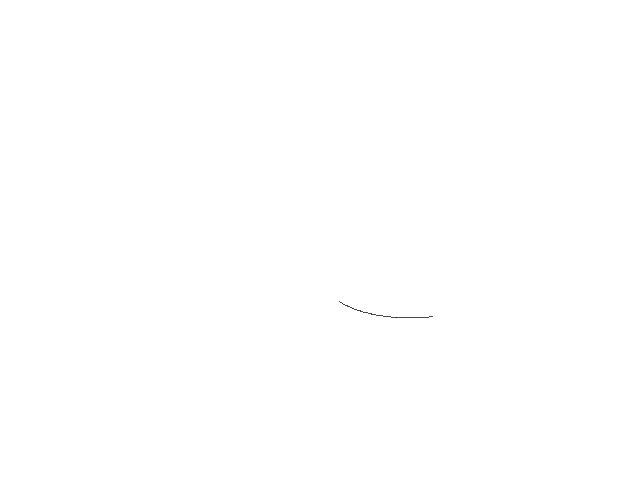
Frame 1 (no input)
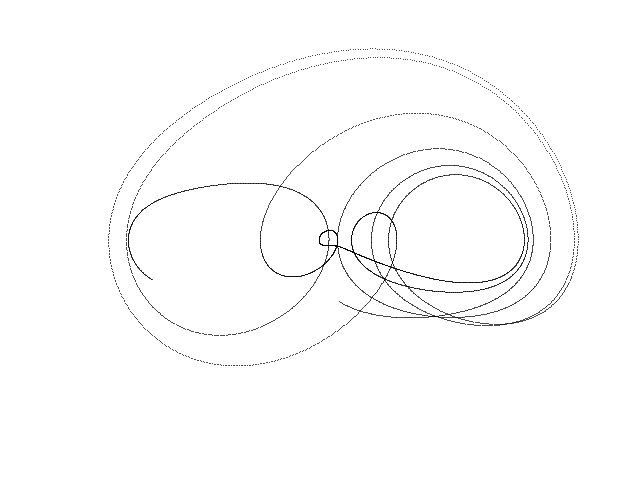
Frame 60 (the mouse pressed at the canvas centre just before this capture)
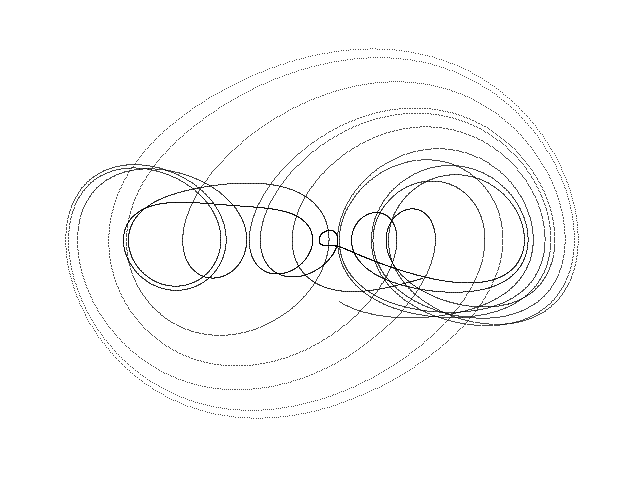
Frame 120 (the mouse held since frame 60 and released just before this capture)

The Processing sketch that drew these frames (run headless with seeded random() and noise(); from frame 60 on, the mouse is pressed at the canvas centre):

// Processing sketch: Coullet
// ── Coullet.pde
// Coullet chaotic attractor //

  float x = 0.1;
  float y = 0.41;
  float z = 0.31;
  float dt = 0.01;
  float a = 0.8;
  float b = -1.1;
  float c = -0.45;
  float d = -1.0;


void setup() {
  
  size(640, 480);
  background(255);
  
}

void draw() {
  
  for (int i=0; i<100; i++) {
    
    float nx = x;
    float ny = y;
    float nz = z;
        
    x = nx + dt * (ny);
    y = ny + dt * (nz);
    z = nz + dt * (a * nx + b * ny + c * nz + d * pow(nx, 3.0)); 
  
    point(320 + (190 * x), 240 + (150 * y));
        
  }

}
